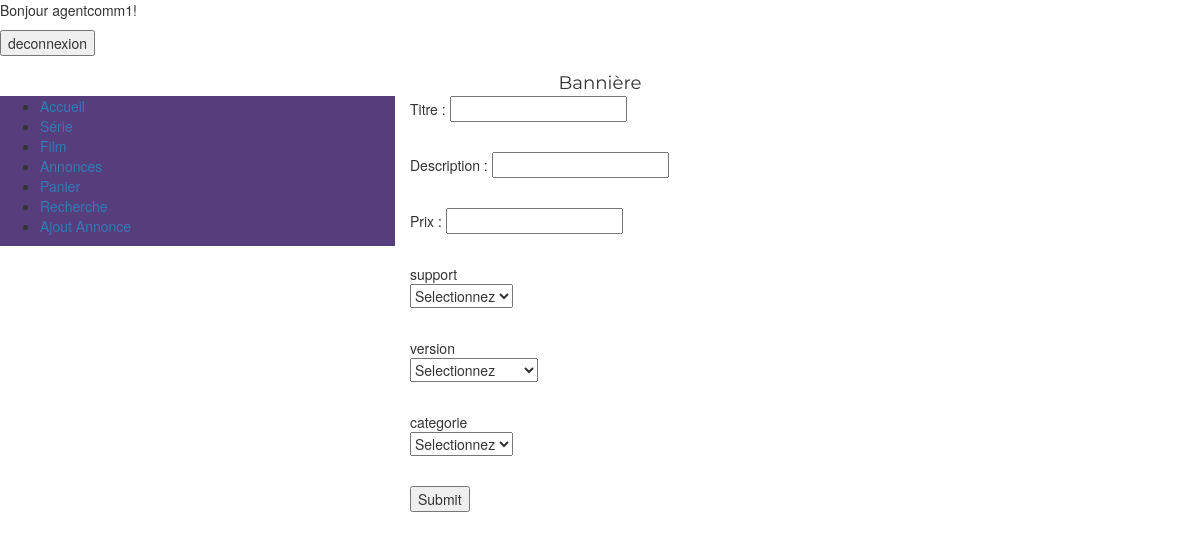
The app's page /wikiventefilm/creer_annonce.php (signed in) with its own data.
### tables this page shows
CREATE TABLE `meta_menu` (
  `nom` varchar(255) NOT NULL,
  `lien` varchar(255) NOT NULL,
  `id` int(11) NOT NULL
);

CREATE TABLE `recherche_option` (
  `id` int(2) NOT NULL,
  `nom` varchar(30) NOT NULL,
  `options` text NOT NULL
);

### wikiventefilm/creer_annonce.php (the view, shortened to what this page needs)
<html xmlns="http://www.w3.org/1999/xhtml" xml:lang="fr">
	<body>
	<?php
		include "connectdb.php";
		include "all.php";
	?>
  <?php
  echo "<div class='row' id='banniere'>";
  	include "banniere.php";
  echo "</div>";
  echo "<div class='row' id='centre'>";
  	echo "<div class='col-md-4' id='menu'>";
  		include "menu.php";
  	echo "</div>";
  	echo "<div class='col-md-8' id='contenu' >";
    $sql = "SELECT nom, options FROM recherche_option";
    $result = mysqli_query($conn, $sql);
        if (mysqli_num_rows($result) > 0)
        {
          echo "<form class='recherche' action='#' method='post'>";
          echo "<p>Titre : <input type='text' name='titre' required/></p><br/>";
          echo "<p>Description : <input type='text' name='description' required/></p><br/>";
          echo "<p>Prix : <input type='number' name='prix' required/></p><br/>";
          while($row = mysqli_fetch_assoc($result))
          {
            echo $row["nom"] . "<p><select class='custom-select' name='".$row["nom"]."' required>";
            $version = explode("#", $row["options"]);
            for($i=0 ; $i < sizeof($version); $i++)
            {
              echo "<option value='" . $version[$i] . "'>" . $version[$i] . "</option>";
            }
            echo "</select></p><br/>";
          }
          echo "<input type='submit' name='submit'/>";
					echo "</form>";
        }
        else
        {
            echo "aucun resultats à moderer";
        }
  	echo "</div>";
  echo "</div>";
  ?>
	</body>
</html>

### wikiventefilm/menu.php
<?php
	 	include 'connectdb.php' ;
		$sql = "SELECT nom, lien, id FROM meta_menu";
		$resultat = mysqli_query($conn, $sql);
		if (isset($_SESSION["login"]) && isset($_SESSION["type"]))
		{
			if ($_SESSION["type"] == "moderateur")
				$user = 2;
			else
				$user = 1;
		}
		else
		{
			$user = 0;
		}
?>
		<?php
    echo "<ul>";
        if (mysqli_num_rows($resultat) > 0)
        {
          while($row = mysqli_fetch_assoc($resultat))
          {
						if(($row["nom"]!="moderation" AND $row["nom"]!="Ajout Annonce") || ($row["nom"]=="moderation" && $user==2 ) || ($row["nom"]=="Ajout Annonce" && $user>=1 ))
						{
	            echo "
		            <li>
	                <a href='".$row["lien"]."''> ".$row["nom"]." </a>
		            </li>
	            ";
						}
          }
        }
        else
        {
            echo "aucun resultats";
        }
      echo " </ul>";
     ?>

### wikiventefilm/css/style.css (style rules this page uses)
#menu { background-color: #563d7c; text-decoration : none !important; }
#banniere { text-align: center; font-size: 130%; font-family: Montserrat; }

### records on screen
meta_menu: nom "Accueil"
meta_menu: nom "Série"
meta_menu: nom "Film"
meta_menu: nom "Annonces"
meta_menu: nom "Panier"
meta_menu: nom "Recherche"
meta_menu: nom "Ajout Annonce"
recherche_option: nom "support", support "Selectionnez"
recherche_option: nom "version", version "Selectionnez"
recherche_option: nom "categorie", categorie "Selectionnez"

### other values on screen
$_SESSION["login"] "agentcomm1"
